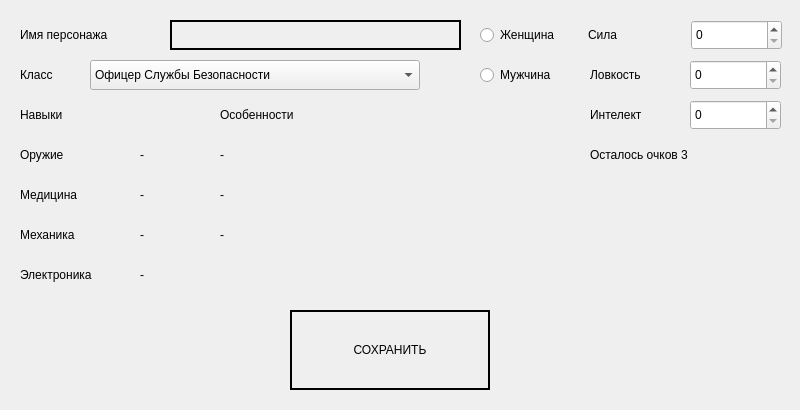
<?xml version="1.0" encoding="UTF-8"?>
<ui version="4.0">
 <class>CreateCharacterWindow</class>
 <widget class="QWidget" name="CreateCharacterWindow">
  <property name="geometry">
   <rect>
    <x>0</x>
    <y>0</y>
    <width>800</width>
    <height>410</height>
   </rect>
  </property>
  <property name="minimumSize">
   <size>
    <width>800</width>
    <height>410</height>
   </size>
  </property>
  <property name="maximumSize">
   <size>
    <width>800</width>
    <height>410</height>
   </size>
  </property>
  <property name="windowTitle">
   <string>Dialog</string>
  </property>
  <widget class="QLineEdit" name="lineEditName">
   <property name="geometry">
    <rect>
     <x>170</x>
     <y>20</y>
     <width>291</width>
     <height>30</height>
    </rect>
   </property>
   <property name="styleSheet">
    <string notr="true">QLineEdit {
background: transparent;
border: 2px solid black;
}</string>
   </property>
  </widget>
  <widget class="QLabel" name="labelName">
   <property name="geometry">
    <rect>
     <x>20</x>
     <y>20</y>
     <width>141</width>
     <height>30</height>
    </rect>
   </property>
   <property name="text">
    <string>Имя персонажа</string>
   </property>
  </widget>
  <widget class="QRadioButton" name="radioButtMale">
   <property name="geometry">
    <rect>
     <x>480</x>
     <y>60</y>
     <width>91</width>
     <height>30</height>
    </rect>
   </property>
   <property name="text">
    <string>Мужчина</string>
   </property>
  </widget>
  <widget class="QRadioButton" name="radioButtonFemale">
   <property name="geometry">
    <rect>
     <x>480</x>
     <y>20</y>
     <width>91</width>
     <height>30</height>
    </rect>
   </property>
   <property name="text">
    <string>Женщина</string>
   </property>
  </widget>
  <widget class="QComboBox" name="comboBoxClass">
   <property name="geometry">
    <rect>
     <x>90</x>
     <y>60</y>
     <width>330</width>
     <height>30</height>
    </rect>
   </property>
   <property name="minimumSize">
    <size>
     <width>330</width>
     <height>30</height>
    </size>
   </property>
   <property name="maximumSize">
    <size>
     <width>330</width>
     <height>30</height>
    </size>
   </property>
   <property name="styleSheet">
    <string notr="true">QLineEdit {
background: transparent;
border: 2px solid black;
}</string>
   </property>
   <item>
    <property name="text">
     <string>Офицер Службы Безопасности</string>
    </property>
   </item>
   <item>
    <property name="text">
     <string>Медик</string>
    </property>
   </item>
   <item>
    <property name="text">
     <string>Инженер</string>
    </property>
   </item>
   <item>
    <property name="text">
     <string>Механик</string>
    </property>
   </item>
   <item>
    <property name="text">
     <string>Помошник</string>
    </property>
   </item>
  </widget>
  <widget class="QPushButton" name="pushButtonHelpClass">
   <property name="geometry">
    <rect>
     <x>430</x>
     <y>60</y>
     <width>30</width>
     <height>30</height>
    </rect>
   </property>
   <property name="minimumSize">
    <size>
     <width>30</width>
     <height>30</height>
    </size>
   </property>
   <property name="maximumSize">
    <size>
     <width>30</width>
     <height>30</height>
    </size>
   </property>
   <property name="styleSheet">
    <string notr="true">QPushButton {
	background: none;
	border:none;
	image: url(:/images/images/SS_PB_CSCW_Clarification.png);
    }
QPushButton:hover {
	image: url(:/images/images/SS_PB_CSCW_Clarification_hover.png);
}
QPushButton:pressed {
	image: url(:/images/images/SS_PB_CSCW_Clarification_push.png);
}</string>
   </property>
   <property name="text">
    <string/>
   </property>
  </widget>
  <widget class="QSpinBox" name="spinBoxStrenght">
   <property name="geometry">
    <rect>
     <x>691</x>
     <y>20</y>
     <width>91</width>
     <height>30</height>
    </rect>
   </property>
   <property name="minimumSize">
    <size>
     <width>0</width>
     <height>30</height>
    </size>
   </property>
   <property name="maximumSize">
    <size>
     <width>16777215</width>
     <height>30</height>
    </size>
   </property>
   <property name="styleSheet">
    <string notr="true">QLineEdit {
background: none;
border: 2px solid black;
}</string>
   </property>
  </widget>
  <widget class="QSpinBox" name="spinBoxAgility">
   <property name="geometry">
    <rect>
     <x>690</x>
     <y>60</y>
     <width>91</width>
     <height>30</height>
    </rect>
   </property>
   <property name="minimumSize">
    <size>
     <width>0</width>
     <height>30</height>
    </size>
   </property>
   <property name="maximumSize">
    <size>
     <width>16777215</width>
     <height>30</height>
    </size>
   </property>
   <property name="styleSheet">
    <string notr="true">QLineEdit {
background: transparent;
border: 2px solid black;
}</string>
   </property>
  </widget>
  <widget class="QSpinBox" name="spinBoxIntelligence">
   <property name="geometry">
    <rect>
     <x>690</x>
     <y>100</y>
     <width>91</width>
     <height>30</height>
    </rect>
   </property>
   <property name="minimumSize">
    <size>
     <width>0</width>
     <height>30</height>
    </size>
   </property>
   <property name="maximumSize">
    <size>
     <width>16777215</width>
     <height>30</height>
    </size>
   </property>
   <property name="styleSheet">
    <string notr="true">QLineEdit {
background: transparent;
border: 2px solid black;
}</string>
   </property>
  </widget>
  <widget class="QLabel" name="labelStrength">
   <property name="geometry">
    <rect>
     <x>588</x>
     <y>20</y>
     <width>101</width>
     <height>30</height>
    </rect>
   </property>
   <property name="minimumSize">
    <size>
     <width>0</width>
     <height>30</height>
    </size>
   </property>
   <property name="maximumSize">
    <size>
     <width>16777215</width>
     <height>30</height>
    </size>
   </property>
   <property name="text">
    <string>Сила</string>
   </property>
  </widget>
  <widget class="QLabel" name="labelAgility">
   <property name="geometry">
    <rect>
     <x>590</x>
     <y>60</y>
     <width>101</width>
     <height>30</height>
    </rect>
   </property>
   <property name="minimumSize">
    <size>
     <width>0</width>
     <height>30</height>
    </size>
   </property>
   <property name="maximumSize">
    <size>
     <width>16777215</width>
     <height>30</height>
    </size>
   </property>
   <property name="text">
    <string>Ловкость</string>
   </property>
  </widget>
  <widget class="QLabel" name="labelIntelligence">
   <property name="geometry">
    <rect>
     <x>590</x>
     <y>100</y>
     <width>101</width>
     <height>30</height>
    </rect>
   </property>
   <property name="minimumSize">
    <size>
     <width>0</width>
     <height>30</height>
    </size>
   </property>
   <property name="maximumSize">
    <size>
     <width>16777215</width>
     <height>30</height>
    </size>
   </property>
   <property name="text">
    <string>Интелект</string>
   </property>
  </widget>
  <widget class="QPushButton" name="pushButtonCreate">
   <property name="geometry">
    <rect>
     <x>40</x>
     <y>310</y>
     <width>200</width>
     <height>80</height>
    </rect>
   </property>
   <property name="minimumSize">
    <size>
     <width>200</width>
     <height>80</height>
    </size>
   </property>
   <property name="styleSheet">
    <string notr="true">QPushButton {
	image: url(:/images/images/SS_PB_PMW_Create2.png);
	background: none;
	border:none;
    }
QPushButton:hover {
	image: url(:/images/images/SS_PB_PMW_Create2_hover.png);
}
QPushButton:pressed {
	image: url(:/images/images/SS_PB_PMW_Create2_push.png);
}</string>
   </property>
   <property name="text">
    <string/>
   </property>
  </widget>
  <widget class="QPushButton" name="pushButtoSave">
   <property name="geometry">
    <rect>
     <x>290</x>
     <y>310</y>
     <width>200</width>
     <height>80</height>
    </rect>
   </property>
   <property name="minimumSize">
    <size>
     <width>200</width>
     <height>80</height>
    </size>
   </property>
   <property name="styleSheet">
    <string notr="true">QPushButton {
	background: none;
	border: 2px solid black;
}
QPushButton:hover {
	background: none;
	border: 2px solid red;
	color: red;
}
QPushButton:pressed {
	background: none;
	border: 2px solid #8B0000;
	color: #8B0000;
}</string>
   </property>
   <property name="text">
    <string>СОХРАНИТЬ</string>
   </property>
  </widget>
  <widget class="QPushButton" name="pushButtonBack">
   <property name="geometry">
    <rect>
     <x>540</x>
     <y>310</y>
     <width>200</width>
     <height>80</height>
    </rect>
   </property>
   <property name="minimumSize">
    <size>
     <width>200</width>
     <height>80</height>
    </size>
   </property>
   <property name="styleSheet">
    <string notr="true">QPushButton {
	image: url(:/images/images/SS_PB_CCW_Cancel2.png);
	background: none;
	border:none;
    }
QPushButton:hover {
	image: url(:/images/images/SS_PB_CCW_Cancel2_hover.png);
}
QPushButton:pressed {
	image: url(:/images/images/SS_PB_CCW_Cancel2_push.png);
}</string>
   </property>
   <property name="text">
    <string/>
   </property>
  </widget>
  <widget class="QLabel" name="labelWeaponSkillName">
   <property name="geometry">
    <rect>
     <x>20</x>
     <y>140</y>
     <width>111</width>
     <height>30</height>
    </rect>
   </property>
   <property name="minimumSize">
    <size>
     <width>0</width>
     <height>30</height>
    </size>
   </property>
   <property name="text">
    <string>Оружие</string>
   </property>
  </widget>
  <widget class="QLabel" name="labelMedicineSkillName">
   <property name="geometry">
    <rect>
     <x>20</x>
     <y>180</y>
     <width>111</width>
     <height>30</height>
    </rect>
   </property>
   <property name="minimumSize">
    <size>
     <width>0</width>
     <height>30</height>
    </size>
   </property>
   <property name="text">
    <string>Медицина</string>
   </property>
  </widget>
  <widget class="QLabel" name="labelMechanicSkillName">
   <property name="geometry">
    <rect>
     <x>20</x>
     <y>220</y>
     <width>111</width>
     <height>30</height>
    </rect>
   </property>
   <property name="minimumSize">
    <size>
     <width>0</width>
     <height>30</height>
    </size>
   </property>
   <property name="text">
    <string>Механика</string>
   </property>
  </widget>
  <widget class="QLabel" name="labClass">
   <property name="geometry">
    <rect>
     <x>20</x>
     <y>60</y>
     <width>71</width>
     <height>30</height>
    </rect>
   </property>
   <property name="minimumSize">
    <size>
     <width>0</width>
     <height>30</height>
    </size>
   </property>
   <property name="maximumSize">
    <size>
     <width>16777215</width>
     <height>30</height>
    </size>
   </property>
   <property name="text">
    <string>Класс</string>
   </property>
  </widget>
  <widget class="QLabel" name="labeSskils">
   <property name="geometry">
    <rect>
     <x>20</x>
     <y>100</y>
     <width>151</width>
     <height>30</height>
    </rect>
   </property>
   <property name="minimumSize">
    <size>
     <width>0</width>
     <height>30</height>
    </size>
   </property>
   <property name="text">
    <string>Навыки</string>
   </property>
  </widget>
  <widget class="QLabel" name="labelElectronicsSkillName">
   <property name="geometry">
    <rect>
     <x>20</x>
     <y>260</y>
     <width>121</width>
     <height>30</height>
    </rect>
   </property>
   <property name="minimumSize">
    <size>
     <width>0</width>
     <height>30</height>
    </size>
   </property>
   <property name="text">
    <string>Электроника</string>
   </property>
  </widget>
  <widget class="QLabel" name="labeTraitsName">
   <property name="geometry">
    <rect>
     <x>220</x>
     <y>100</y>
     <width>81</width>
     <height>30</height>
    </rect>
   </property>
   <property name="minimumSize">
    <size>
     <width>0</width>
     <height>30</height>
    </size>
   </property>
   <property name="text">
    <string>Особенности</string>
   </property>
  </widget>
  <widget class="QLabel" name="labelPointsLeft">
   <property name="geometry">
    <rect>
     <x>590</x>
     <y>140</y>
     <width>191</width>
     <height>30</height>
    </rect>
   </property>
   <property name="minimumSize">
    <size>
     <width>0</width>
     <height>30</height>
    </size>
   </property>
   <property name="maximumSize">
    <size>
     <width>16777215</width>
     <height>30</height>
    </size>
   </property>
   <property name="text">
    <string>Осталось очков 3</string>
   </property>
  </widget>
  <widget class="QLabel" name="labelMedicineSkill">
   <property name="geometry">
    <rect>
     <x>140</x>
     <y>180</y>
     <width>180</width>
     <height>30</height>
    </rect>
   </property>
   <property name="minimumSize">
    <size>
     <width>180</width>
     <height>30</height>
    </size>
   </property>
   <property name="maximumSize">
    <size>
     <width>180</width>
     <height>20</height>
    </size>
   </property>
   <property name="text">
    <string>-</string>
   </property>
  </widget>
  <widget class="QLabel" name="labelMechanicSkill">
   <property name="geometry">
    <rect>
     <x>140</x>
     <y>220</y>
     <width>180</width>
     <height>30</height>
    </rect>
   </property>
   <property name="minimumSize">
    <size>
     <width>180</width>
     <height>30</height>
    </size>
   </property>
   <property name="maximumSize">
    <size>
     <width>180</width>
     <height>20</height>
    </size>
   </property>
   <property name="text">
    <string>-</string>
   </property>
  </widget>
  <widget class="QLabel" name="labelElectronicsSkill">
   <property name="geometry">
    <rect>
     <x>140</x>
     <y>260</y>
     <width>180</width>
     <height>30</height>
    </rect>
   </property>
   <property name="minimumSize">
    <size>
     <width>180</width>
     <height>30</height>
    </size>
   </property>
   <property name="maximumSize">
    <size>
     <width>180</width>
     <height>20</height>
    </size>
   </property>
   <property name="text">
    <string>-</string>
   </property>
  </widget>
  <widget class="QLabel" name="labelWeaponSkill">
   <property name="geometry">
    <rect>
     <x>140</x>
     <y>140</y>
     <width>180</width>
     <height>30</height>
    </rect>
   </property>
   <property name="minimumSize">
    <size>
     <width>180</width>
     <height>30</height>
    </size>
   </property>
   <property name="maximumSize">
    <size>
     <width>180</width>
     <height>20</height>
    </size>
   </property>
   <property name="text">
    <string>-</string>
   </property>
  </widget>
  <widget class="QLabel" name="labelTraits1">
   <property name="geometry">
    <rect>
     <x>220</x>
     <y>140</y>
     <width>270</width>
     <height>30</height>
    </rect>
   </property>
   <property name="minimumSize">
    <size>
     <width>270</width>
     <height>30</height>
    </size>
   </property>
   <property name="maximumSize">
    <size>
     <width>270</width>
     <height>30</height>
    </size>
   </property>
   <property name="text">
    <string>-</string>
   </property>
  </widget>
  <widget class="QLabel" name="labelTraits2">
   <property name="geometry">
    <rect>
     <x>220</x>
     <y>180</y>
     <width>270</width>
     <height>30</height>
    </rect>
   </property>
   <property name="minimumSize">
    <size>
     <width>270</width>
     <height>30</height>
    </size>
   </property>
   <property name="maximumSize">
    <size>
     <width>270</width>
     <height>30</height>
    </size>
   </property>
   <property name="text">
    <string>-</string>
   </property>
  </widget>
  <widget class="QLabel" name="labelTraits3">
   <property name="geometry">
    <rect>
     <x>220</x>
     <y>220</y>
     <width>270</width>
     <height>30</height>
    </rect>
   </property>
   <property name="minimumSize">
    <size>
     <width>270</width>
     <height>30</height>
    </size>
   </property>
   <property name="maximumSize">
    <size>
     <width>270</width>
     <height>30</height>
    </size>
   </property>
   <property name="text">
    <string>-</string>
   </property>
  </widget>
  <widget class="QPushButton" name="pushButtonTraitsHelp1">
   <property name="geometry">
    <rect>
     <x>530</x>
     <y>140</y>
     <width>30</width>
     <height>30</height>
    </rect>
   </property>
   <property name="minimumSize">
    <size>
     <width>30</width>
     <height>30</height>
    </size>
   </property>
   <property name="maximumSize">
    <size>
     <width>30</width>
     <height>30</height>
    </size>
   </property>
   <property name="styleSheet">
    <string notr="true">QPushButton {
	background: none;
	border:none;
	image: url(:/images/images/SS_PB_CSCW_Clarification.png);
    }
QPushButton:hover {
	image: url(:/images/images/SS_PB_CSCW_Clarification_hover.png);
}
QPushButton:pressed {
	image: url(:/images/images/SS_PB_CSCW_Clarification_push.png);
}</string>
   </property>
   <property name="text">
    <string/>
   </property>
  </widget>
  <widget class="QPushButton" name="pushButtonTraitsHelp2">
   <property name="geometry">
    <rect>
     <x>530</x>
     <y>180</y>
     <width>30</width>
     <height>30</height>
    </rect>
   </property>
   <property name="minimumSize">
    <size>
     <width>30</width>
     <height>30</height>
    </size>
   </property>
   <property name="maximumSize">
    <size>
     <width>30</width>
     <height>30</height>
    </size>
   </property>
   <property name="styleSheet">
    <string notr="true">QPushButton {
	background: none;
	border:none;
	image: url(:/images/images/SS_PB_CSCW_Clarification.png);
    }
QPushButton:hover {
	image: url(:/images/images/SS_PB_CSCW_Clarification_hover.png);
}
QPushButton:pressed {
	image: url(:/images/images/SS_PB_CSCW_Clarification_push.png);
}</string>
   </property>
   <property name="text">
    <string/>
   </property>
  </widget>
  <widget class="QPushButton" name="pushButtonTraitsHelp3">
   <property name="geometry">
    <rect>
     <x>530</x>
     <y>220</y>
     <width>30</width>
     <height>30</height>
    </rect>
   </property>
   <property name="minimumSize">
    <size>
     <width>30</width>
     <height>30</height>
    </size>
   </property>
   <property name="maximumSize">
    <size>
     <width>30</width>
     <height>30</height>
    </size>
   </property>
   <property name="styleSheet">
    <string notr="true">QPushButton {
	background: none;
	border:none;
	image: url(:/images/images/SS_PB_CSCW_Clarification.png);
    }
QPushButton:hover {
	image: url(:/images/images/SS_PB_CSCW_Clarification_hover.png);
}
QPushButton:pressed {
	image: url(:/images/images/SS_PB_CSCW_Clarification_push.png);
}</string>
   </property>
   <property name="text">
    <string/>
   </property>
  </widget>
  <widget class="QWidget" name="widget" native="true">
   <property name="geometry">
    <rect>
     <x>0</x>
     <y>0</y>
     <width>800</width>
     <height>410</height>
    </rect>
   </property>
   <property name="styleSheet">
    <string notr="true">image: url(:/images/images/SS_L_CCW_BG.png);</string>
   </property>
  </widget>
  <zorder>widget</zorder>
  <zorder>lineEditName</zorder>
  <zorder>labelName</zorder>
  <zorder>radioButtMale</zorder>
  <zorder>radioButtonFemale</zorder>
  <zorder>comboBoxClass</zorder>
  <zorder>pushButtonHelpClass</zorder>
  <zorder>spinBoxStrenght</zorder>
  <zorder>spinBoxAgility</zorder>
  <zorder>spinBoxIntelligence</zorder>
  <zorder>labelStrength</zorder>
  <zorder>labelAgility</zorder>
  <zorder>labelIntelligence</zorder>
  <zorder>pushButtonCreate</zorder>
  <zorder>pushButtoSave</zorder>
  <zorder>pushButtonBack</zorder>
  <zorder>labelWeaponSkillName</zorder>
  <zorder>labelMedicineSkillName</zorder>
  <zorder>labelMechanicSkillName</zorder>
  <zorder>labClass</zorder>
  <zorder>labeSskils</zorder>
  <zorder>labelElectronicsSkillName</zorder>
  <zorder>labeTraitsName</zorder>
  <zorder>labelPointsLeft</zorder>
  <zorder>labelMedicineSkill</zorder>
  <zorder>labelMechanicSkill</zorder>
  <zorder>labelElectronicsSkill</zorder>
  <zorder>labelWeaponSkill</zorder>
  <zorder>labelTraits1</zorder>
  <zorder>labelTraits2</zorder>
  <zorder>labelTraits3</zorder>
  <zorder>pushButtonTraitsHelp1</zorder>
  <zorder>pushButtonTraitsHelp2</zorder>
  <zorder>pushButtonTraitsHelp3</zorder>
 </widget>
 <resources/>
 <connections/>
</ui>
